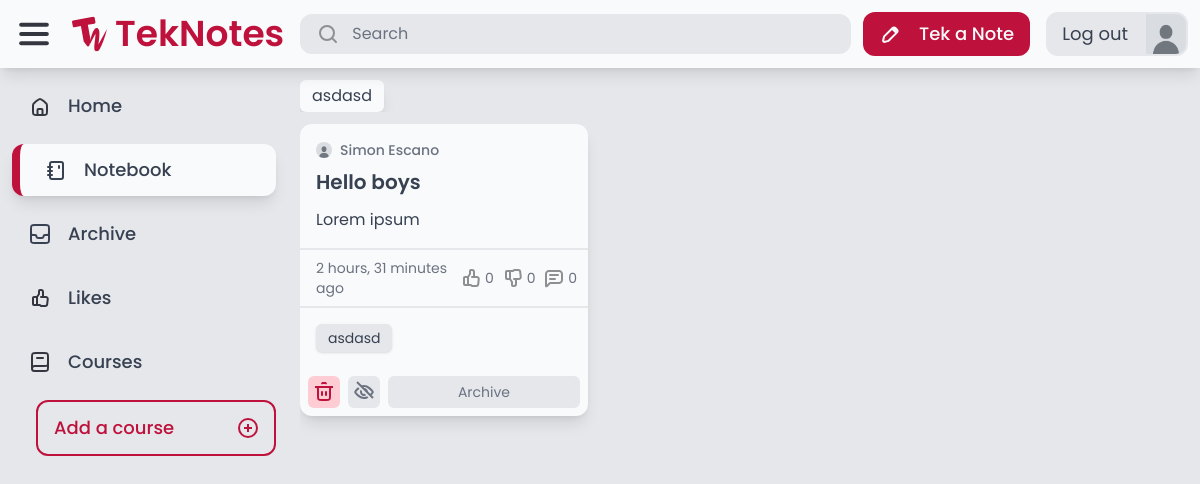
Page /notebook/ (signed in) on the committed database.
### authentication/models.py (models this page shows, shortened)
class Profile(models.Model):
    user = models.OneToOneField(User, on_delete=models.CASCADE)
    bio = models.TextField(max_length=500, default="No bio yet.")
    avatar = models.ImageField(default="avatars/default.jpg", upload_to="avatars/")
    location = models.CharField(max_length=30, blank=True)

### tags/models.py (models this page shows)
class Tag(models.Model):
    name = models.CharField(max_length=50, unique=True)
    def __str__(self):
        return self.name

### notes/models.py (models this page shows, shortened)
class Note(models.Model):
    title = models.CharField(max_length=255)
    content = CKEditor5Field("Text", config_name="extends", blank=True, null=True)
    course = models.ForeignKey(Course, null=True, blank=True, on_delete=models.SET_NULL)
    created_by = models.ForeignKey(User, related_name="notes", on_delete=models.CASCADE)
    created_at = models.DateTimeField(auto_now_add=True)
    modified_at = models.DateTimeField(auto_now=True)
    tags = models.ManyToManyField(Tag, related_name="notes", blank=True)
    is_archived = models.BooleanField(default=False)
    is_private = models.BooleanField(default=False)

### core/views.py (the view)
# urls.py: path("notebook/", views.notebook, name="notebook"),
@login_required
def notebook(request):
    notebook = Note.objects.filter(created_by=request.user, is_archived=False).order_by(
        "-modified_at"
    )
    courses = Course.objects.filter(note__in=notebook).distinct()
    tags = Tag.objects.filter(notes__in=notebook).distinct()
    return render(
        request,
        "core/notebook.html",
        {"notes": notebook, "courses": courses, "tags": tags},
    )

### core/context_processors.py (called while the page is built)
def courses_list(request):
    return {
        'your_courses': Course.objects.all().distinct()
    }

### core/templatetags/custom_filters.py (called while the page is built)
@register.filter
def is_liked(note, user):
    return note.likes.filter(user=user).exists()

@register.filter
def is_disliked(note, user):
    return note.dislikes.filter(user=user).exists()

### core/templates/core/notebook.html (shortened to what this page needs)
{% extends 'core/base.html' %}
{% block content %}
    {% if notes %}
        {% include 'tags/course_and_tags.html' %}
        {% include 'notes/notes.html' %}
    {% else %}
        {% include 'core/no_results.html' with message="Notes you Tek will be shown here."%}
    {% endif %}
{% endblock %}

### core/templates/core/base.html (shortened to what this page needs)
{% extends 'core/core.html' %}
{% load static %}
{% block body %}
    <div class="flex flex-col h-full overflow-hidden">
        <header class="flex items-center w-full p-3 gap-3 shadow-lg z-10 bg-gray-50">
            <div class="flex flex-1 items-center gap-4">
                <img class="cursor-pointer" id="menu-icon" src="{% static 'teknotes/images/Menu.svg' %}" alt="Menu">
                <a href="/" class="flex items-center gap-2">
                    <img src="{% static 'teknotes/images/TekNotes-Logo.svg' %}" alt="Logo">
                    <p id="logo-text" class="font-semibold text-rose-700 text-4xl">TekNotes</p>
                </a>
                <form action="{% url 'advanced_search:search' %}" method="get" class="flex flex-1 max-w-[600px] px-4 py-2 rounded-xl bg-gray-200 transition-all hover:bg-gray-300 gap-3 cursor-text min-w-[0px]" onclick="this.querySelector('input[name=\'query\']').focus();">
                    <img src="{% static 'teknotes/images/Search.svg' %}" alt="Search">
                    <input name="query" class="placeholder-gray-500 w-full text-gray-700 bg-transparent border-none focus:outline-none min-w-[0px]" type="text" value="{{ query }}" placeholder="Search">
                </form>
            </div>
            <div class="flex items-center gap-4 h-full">
                {% if request.user.is_authenticated %}
                    <a href="{% url 'notes:tek_a_note' %}" class="flex bg-rose-700 rounded-xl gap-4 px-4 py-2 transition-all hover:shadow-lg">
                        <img src="{% static 'teknotes/images/Edit.svg' %}" alt="Edit">
                        <p class="new-note-text text-gray-50 font-medium text-lg">Tek a Note</p>
                    </a>
                    <div class="flex h-full">
                        <a href="{% url 'auth:logout' %}" class="transition-all flex gap-4 px-4 py-2 rounded-l-xl bg-gray-200 hover:shadow-lg">
                            <p class="text-gray-700 text-lg">Log out</p>
                        </a>
                        <a href="{% url 'auth:profile' request.user.id %}" class="transition-all flex h-full aspect-square rounded-r-xl bg-[url('{{ request.user.profile.avatar.url }}')] bg-cover border-2 border-gray-200 hover:shadow-lg"></a>
                    </div>
                {% else %}
                    <a href="{% url 'auth:login' %}" class="flex bg-rose-700 rounded-xl gap-4 px-6 py-2 transition-all hover:shadow-lg">
                        <p class="text-gray-50 font-medium text-lg">Sign In</p>
                    </a>
                {% endif %}
            </div>
        </header>
        <main class="flex bg-gray-200 h-full overflow-hidden">
            <nav class="flex flex-col w-full max-w-72 h-full p-3 gap-3 overflow-y-auto">
                <a href="/" class="nav-elem flex rounded-xl px-4 py-3 gap-4 {% if request.path == '/' %} active-nav bg-gray-50 px-6 py-3 shadow-lg border-l-8 border-rose-700 {% endif %}">
                    <img src="{% static 'teknotes/images/Home.svg' %}" alt="Home">
                    <p class="nav-text text-lg text-gray-700 font-medium">Home</p>
                </a>
                <a href="/notebook/" class="nav-elem flex rounded-xl px-4 py-3 gap-4 {% if request.path == '/notebook/' %} active-nav bg-gray-50 px-6 py-3 shadow-lg border-l-8 border-rose-700 {% endif %}">
                    <img src="{% static 'teknotes/images/notebook.svg' %}" alt="Notebook">
                    <p class="nav-text text-lg text-gray-700 font-medium">Notebook</p>
                </a>
                <a href="/archive/" class="nav-elem flex rounded-xl px-4 py-3 gap-4 {% if request.path == '/archive/' %} active-nav bg-gray-50 px-6 py-3 shadow-lg border-l-8 border-rose-700 {% endif %}">
                    <img src="{% static 'teknotes/images/Archive.svg' %}" alt="Archive">
                    <p class="nav-text text-lg text-gray-700 font-medium">Archive</p>
                </a>
                <a href="/likes/" class="nav-elem flex rounded-xl px-4 py-3 gap-4 {% if request.path == '/likes/' %} active-nav bg-gray-50 px-6 py-3 shadow-lg border-l-8 border-rose-700 {% endif %}">
                    <img src="{% static 'teknotes/images/Likes.svg' %}" alt="Likes">
                    <p class="nav-text text-lg text-gray-700 font-medium">Likes</p>
                </a>
                <div class="nav-elem flex rounded-xl px-4 py-3 gap-4">
                    <img src="{% static 'teknotes/images/Course.svg' %}" alt="Courses">
                    <p class="nav-text text-lg text-gray-700 font-medium">Courses</p>
                </div>
                <div id="courses" class="flex flex-col pl-6 gap-3">
                    <a id="add-course" href="{% url 'course:add_a_course' %}" class="transition-all course-elem nav-elem flex rounded-xl px-4 py-3 justify-between border-2 border-rose-700 hover:bg-rose-700 text-rose-700 hover:text-gray-50 hover:font-regular">
                        <p class="course-text text-lg font-medium">Add a course</p>
                        <img src="{% static 'teknotes/images/Add.svg' %}" alt="Courses">
                    </a>
                </div>
            </nav>
            <div class="flex flex-col flex-1 h-full p-3 gap-3 overflow-hidden">
                {% block content %}
                {% endblock %}
            </div>
        </main>
    </div>
{% endblock %}

### tags/templates/tags/course_and_tags.html (shortened to what this page needs)
<div class="flex {% if wrap %} flex-wrap {% else %} overflow-x-auto {% endif %} gap-3 ">
    {% for tag in tags %}
        <a href="/search/?query={{ tag.name }}" class="px-3 py-1 bg-gray-50 text-gray-700 rounded-md shadow-lg whitespace-nowrap">{{ tag.name }}</a>
    {% endfor %}
</div>

### notes/templates/notes/notes.html (shortened to what this page needs)
<div class="flex flex-1 {% if not no_scroll %} overflow-hidden overflow-y-auto {% endif %}">
  <div id="notes" class="flex flex-1 gap-3" style="display: none;">
    {% for note in notes %}
    <div class="note" data-note-id="{{ note.id }}">
      {% include 'notes/note.html' %}
    </div>
    {% endfor %}
  </div>
  <div id="notes-container" class="flex flex-1 gap-3"></div>
</div>

### notes/templates/notes/note.html (shortened to what this page needs)
{% load static %}
{% load custom_filters %}
<div class="rounded-xl hover:bg-gray-100 transition-all {% if note.is_private %} border-2 border-dashed border-gray-500 {% else %} bg-gray-50 shadow-lg hover:shadow-xl {% endif %}">
    <a href="{% url 'notes:note_detail' note.id %}" class="flex flex-col {% if note.is_archived %} opacity-70 {% endif %}">
        <div class="flex flex-col p-4 gap-3 max-h-80 overflow-hidden">
            <div class="flex flex-col gap-2">
                <div class="flex gap-2 items-center">
                    <img src="{{ note.created_by.profile.avatar.url }}" alt="Profile Image" class="h-4 w-4 aspect-square rounded-full">
                    <p class="text-gray-500 font-medium text-sm">{{ note.created_by.first_name }} {{ note.created_by.last_name }}</p>
                </div>
                <h1 class="text-xl text-gray-700 font-semibold">{{ note.title }}</h1>
            </div>
            <div class="">
                <p class="text-gray-700">
                    {{ note.content | safe }}
                </p>
            </div>
        </div>
        <div class="flex justify-between px-4 py-2 border-t-2 {% if note.is_private %} border-gray-500 border-dashed {% else %} border-gray-200 {% endif %}">
            <p class="text-gray-500 text-sm">{{ note.modified_at|timesince }} ago</p>
            <div class="flex gap-3">
                <div class="flex gap-0.5 items-center">
                    <img src="{% if request.user.is_authenticated and note|is_liked:request.user %}{% static 'teknotes/images/thumbed_up.svg' %}{% else %}{% static 'teknotes/images/thumb_up.svg' %}{% endif %}" alt="thumb_up">
                    <p class="text-sm {% if request.user.is_authenticated and note|is_liked:request.user %}text-yellow-500 font-medium{% else %}text-gray-500{% endif %}">{{ note.likes.count }}</p>
                </div>
                <div class="flex gap-0.5 items-center">
                    <img src="{% if request.user.is_authenticated and note|is_disliked:request.user %}{% static 'teknotes/images/thumbed_down.svg' %}{% else %}{% static 'teknotes/images/thumb_down.svg' %}{% endif %}" alt="thumb_down">
                    <p class="text-sm {% if request.user.is_authenticated and note|is_disliked:request.user %}text-yellow-500 font-medium{% else %}text-gray-500{% endif %}">{{ note.dislikes.count }}</p>
                </div>
                <div class="flex gap-0.5 items-center">
                    <img src="{% static 'teknotes/images/comment.svg' %}" alt="comment">
                    <p class="text-sm text-gray-500">{{ note.comments.count }}</p>
                </div>
            </div>
        </div>
        {% if note.tags.count > 0 %}
            <div class="flex flex-wrap p-4 gap-3 border-t-2 {% if note.is_private %} border-gray-500 border-dashed {% else %} border-gray-200 {% endif %}">
                {% for tag in note.tags.all|slice:":3" %}
                    <p class="text-sm text-gray-700 shadow px-3 py-1 rounded-md inline-block {% if note.is_private %} bg-gray-50 {% else %} bg-gray-200 {% endif %}">{{ tag }}</p>
                {% endfor %}
            </div>
        {% endif %}
    </a>
    {% if request.user == note.created_by %}
        <div class="flex rounded-b-xl overflow-hidden p-2 gap-2">
            <form action="{% url 'notes:delete_note' note.id %}" method="POST" class="flex">
                <button type="submit" class="flex items-center justify-center text-sm bg-rose-200 text-rose-700 rounded-md p-1 w-full">
                    <img src="{% static 'teknotes/images/Trash.svg' %}" alt="Trash">
                </button>
            </form>
            <form action="{% url 'notes:hide_note' note.id %}" method="POST" class="flex">
                <button type="submit" class="flex items-center justify-center text-sm {% if note.is_private %} bg-gray-50 shadow {% else %} bg-gray-200 {% endif %} text-gray-500 rounded-md p-1 w-full">
                    <img src="{% if note.is_private %}{% static 'teknotes/images/Eye.svg' %}{% else %}{% static 'teknotes/images/Eye_hidden.svg' %}{% endif %}" alt="Eye">
                </button>
            </form>
            <form action="{% url 'notes:archive_note' note.id %}" method="POST" class="flex flex-1">
                <button type="submit" class="flex items-center justify-center text-sm  {% if note.is_private %} bg-gray-50 shadow {% else %} bg-gray-200 {% endif %} text-gray-500 rounded-md py-1 w-full">
                    <p>{% if note.is_archived %}Unarchive{% else %}Archive{% endif %}</p>
                </button>
            </form>
        </div>
    {% endif %}
</div>

### rows in the picture
Tag: name "asdasd"
Note: created_by.profile.avatar (placeholder picture), created_by.first_name "Simon", created_by.last_name "Escano", title "Hello boys", content "Lorem ipsum", modified_at "2 hours, 31 minutes", likes.count "0", dislikes.count "0", comments.count "0", is_archived "Archive"
